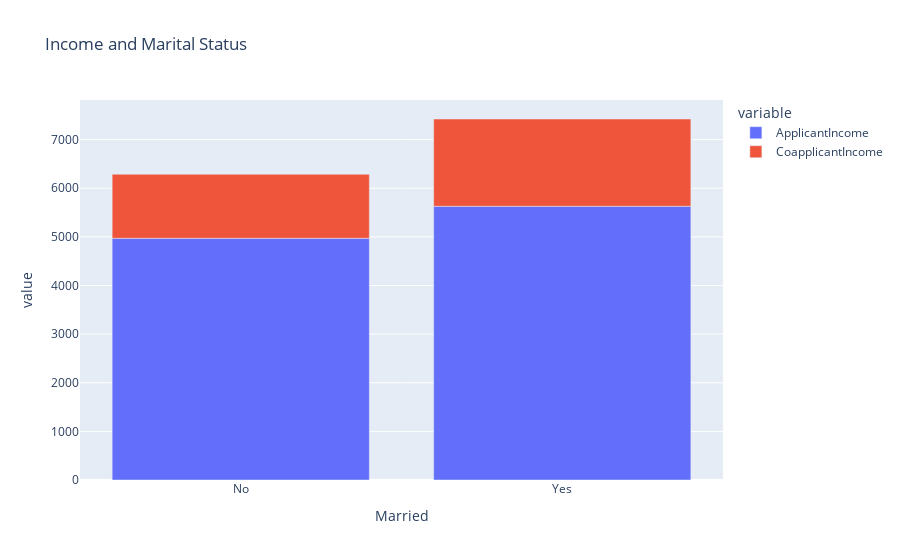

Notebook code cell kept with this figure:
### Code cell
married_income = pd.pivot_table(df, index=['Married'], fill_value=0)
fig = px.bar(married_income, y=['ApplicantIncome', 'CoapplicantIncome'],
title='Income and Marital Status')
fig.show()

### Figure 1 — Plotly figure (JSON) as saved in the notebook; plotly's stock layout.template omitted (floating-point values rounded to 4 significant figures)
{"data": [{"alignmentgroup": "True", "hovertemplate": "variable=ApplicantIncome<br>Married=%{x}<br>value=%{y}<extra></extra>", "legendgroup": "ApplicantIncome", "marker": {"color": "#636efa", "pattern": {"shape": ""}}, "name": "ApplicantIncome", "offsetgroup": "ApplicantIncome", "orientation": "v", "showlegend": true, "textposition": "auto", "type": "bar", "x": ["No", "Yes"], "xaxis": "x", "y": [4970.0, 5629.0], "yaxis": "y"}, {"alignmentgroup": "True", "hovertemplate": "variable=CoapplicantIncome<br>Married=%{x}<br>value=%{y}<extra></extra>", "legendgroup": "CoapplicantIncome", "marker": {"color": "#EF553B", "pattern": {"shape": ""}}, "name": "CoapplicantIncome", "offsetgroup": "CoapplicantIncome", "orientation": "v", "showlegend": true, "textposition": "auto", "type": "bar", "x": ["No", "Yes"], "xaxis": "x", "y": [1317.0, 1795.0], "yaxis": "y"}], "layout": {"barmode": "relative", "legend": {"title": {"text": "variable"}, "tracegroupgap": 0}, "title": {"text": "Income and Marital Status"}, "xaxis": {"anchor": "y", "domain": [0, 1], "title": {"text": "Married"}}, "yaxis": {"anchor": "x", "domain": [0, 1], "title": {"text": "value"}}}}
